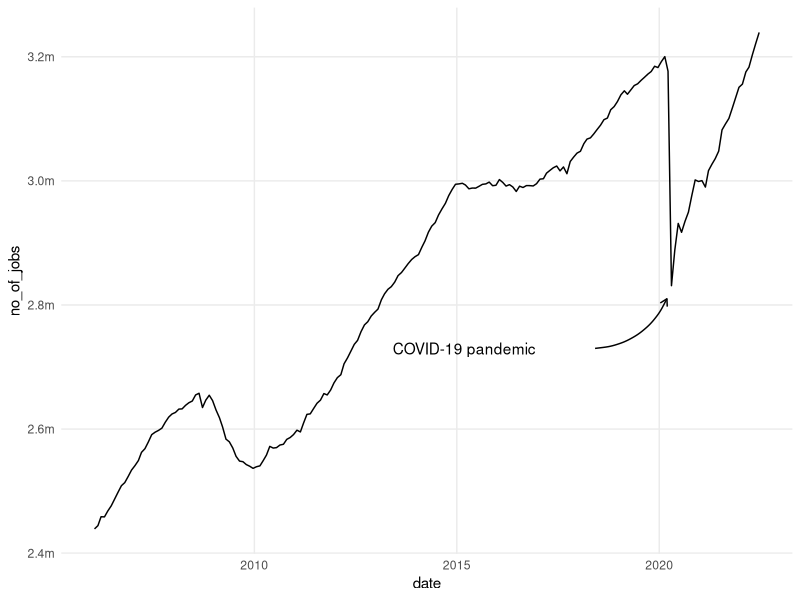

Source code (R):
library(tidyverse)
library(lubridate)

#reading in data that I copied and pasted
data <- tibble::tribble(
             ~date, ~no_of_jobs,
    "January 2006",    2439100L,
   "February 2006",    2444400L,
      "March 2006",    2458700L,
      "April 2006",    2458500L,
        "May 2006",    2468000L,
       "June 2006",    2476300L,
       "July 2006",    2487000L,
     "August 2006",    2498100L,
  "September 2006",    2508800L,
    "October 2006",    2513700L,
   "November 2006",    2523700L,
   "December 2006",    2533900L,
    "January 2007",    2541100L,
   "February 2007",    2549300L,
      "March 2007",    2562500L,
      "April 2007",    2568400L,
        "May 2007",    2579000L,
       "June 2007",    2591000L,
       "July 2007",    2594900L,
     "August 2007",    2597800L,
  "September 2007",    2601500L,
    "October 2007",    2610900L,
   "November 2007",    2619200L,
   "December 2007",    2624300L,
    "January 2008",    2626800L,
   "February 2008",    2632200L,
      "March 2008",    2632500L,
      "April 2008",    2638200L,
        "May 2008",    2642400L,
       "June 2008",    2645200L,
       "July 2008",    2655000L,
     "August 2008",    2657700L,
  "September 2008",    2634700L,
    "October 2008",    2646700L,
   "November 2008",    2654500L,
   "December 2008",    2645900L,
    "January 2009",    2630800L,
   "February 2009",    2618300L,
      "March 2009",    2603500L,
      "April 2009",    2583700L,
        "May 2009",    2579500L,
       "June 2009",    2569600L,
       "July 2009",    2556000L,
     "August 2009",    2548400L,
  "September 2009",    2547400L,
    "October 2009",    2542800L,
   "November 2009",    2540100L,
   "December 2009",    2536700L,
    "January 2010",    2539300L,
   "February 2010",    2540700L,
      "March 2010",    2548700L,
      "April 2010",    2558100L,
        "May 2010",    2572100L,
       "June 2010",    2569400L,
       "July 2010",    2570100L,
     "August 2010",    2574300L,
  "September 2010",    2575500L,
    "October 2010",    2583400L,
   "November 2010",    2586400L,
   "December 2010",    2591100L,
    "January 2011",    2598200L,
   "February 2011",    2595400L,
      "March 2011",    2609400L,
      "April 2011",    2623700L,
        "May 2011",    2624500L,
       "June 2011",    2633300L,
       "July 2011",    2641600L,
     "August 2011",    2646600L,
  "September 2011",    2657200L,
    "October 2011",    2655000L,
   "November 2011",    2663000L,
   "December 2011",    2674400L,
    "January 2012",    2683000L,
   "February 2012",    2687600L,
      "March 2012",    2705200L,
      "April 2012",    2714700L,
        "May 2012",    2725400L,
       "June 2012",    2736500L,
       "July 2012",    2743000L,
     "August 2012",    2757000L,
  "September 2012",    2767900L,
    "October 2012",    2773000L,
   "November 2012",    2782200L,
   "December 2012",    2788000L,
    "January 2013",    2793400L,
   "February 2013",    2808500L,
      "March 2013",    2817900L,
      "April 2013",    2825300L,
        "May 2013",    2829500L,
       "June 2013",    2836900L,
       "July 2013",    2847300L,
     "August 2013",    2852300L,
  "September 2013",    2859600L,
    "October 2013",    2866800L,
   "November 2013",    2873300L,
   "December 2013",    2877800L,
    "January 2014",    2881100L,
   "February 2014",    2893200L,
      "March 2014",    2903200L,
      "April 2014",    2917400L,
        "May 2014",    2927100L,
       "June 2014",    2932700L,
       "July 2014",    2945000L,
     "August 2014",    2954800L,
  "September 2014",    2963800L,
    "October 2014",    2976200L,
   "November 2014",    2986200L,
   "December 2014",    2994500L,
    "January 2015",    2995100L,
   "February 2015",    2996100L,
      "March 2015",    2993300L,
      "April 2015",    2987200L,
        "May 2015",    2988400L,
       "June 2015",    2988300L,
       "July 2015",    2991200L,
     "August 2015",    2994400L,
  "September 2015",    2995100L,
    "October 2015",    2998000L,
   "November 2015",    2992200L,
   "December 2015",    2992900L,
    "January 2016",    3002100L,
   "February 2016",    2997400L,
      "March 2016",    2991600L,
      "April 2016",    2993900L,
        "May 2016",    2990200L,
       "June 2016",    2982900L,
       "July 2016",    2991400L,
     "August 2016",    2989300L,
  "September 2016",    2992400L,
    "October 2016",    2992300L,
   "November 2016",    2991800L,
   "December 2016",    2995400L,
    "January 2017",    3002800L,
   "February 2017",    3003400L,
      "March 2017",    3012400L,
      "April 2017",    3016900L,
        "May 2017",    3021100L,
       "June 2017",    3023900L,
       "July 2017",    3016100L,
     "August 2017",    3022400L,
  "September 2017",    3011500L,
    "October 2017",    3031200L,
   "November 2017",    3038400L,
   "December 2017",    3044700L,
    "January 2018",    3047700L,
   "February 2018",    3060000L,
      "March 2018",    3067300L,
      "April 2018",    3069300L,
        "May 2018",    3075600L,
       "June 2018",    3082900L,
       "July 2018",    3089700L,
     "August 2018",    3098600L,
  "September 2018",    3101200L,
    "October 2018",    3114600L,
   "November 2018",    3119700L,
   "December 2018",    3127900L,
    "January 2019",    3138700L,
   "February 2019",    3145100L,
      "March 2019",    3139600L,
      "April 2019",    3146700L,
        "May 2019",    3153600L,
       "June 2019",    3156400L,
       "July 2019",    3161800L,
     "August 2019",    3166800L,
  "September 2019",    3172000L,
    "October 2019",    3176200L,
   "November 2019",    3184700L,
   "December 2019",    3182600L,
    "January 2020",    3192200L,
   "February 2020",    3200200L,
      "March 2020",    3176700L,
      "April 2020",    2831100L,
        "May 2020",    2888200L,
       "June 2020",    2931400L,
       "July 2020",    2917100L,
     "August 2020",    2934700L,
  "September 2020",    2949600L,
    "October 2020",    2975900L,
   "November 2020",    3001500L,
   "December 2020",    2999000L,
    "January 2021",    3000400L,
   "February 2021",    2990000L,
      "March 2021",    3016500L,
      "April 2021",    3026800L,
        "May 2021",    3035900L,
       "June 2021",    3047900L,
       "July 2021",    3082100L,
     "August 2021",    3091700L,
  "September 2021",    3100600L,
    "October 2021",    3116800L,
   "November 2021",    3134100L,
   "December 2021",    3150800L,
    "January 2022",    3155900L,
   "February 2022",    3175500L,
      "March 2022",    3183200L,
      "April 2022",    3203300L,
        "May 2022",    3221300L,
       "June 2022",    3239200L
  )

#this is just a basic line chart
p <- data %>%
  mutate(date = mdy(date)) %>%
  ggplot() +
  geom_line(aes(x = date, y = no_of_jobs)) +
  scale_y_continuous(labels = scales::label_number(suffix = "m", scale = 1e-6, accuracy = 0.1)) +
  theme_minimal() +
  theme(panel.grid.minor = element_blank())

#here we use the annotate function to add our arrow and text annotation
p + 
  annotate(geom = "text", x = as.Date("2013-06-01"), y = 2730000, label = "COVID-19 pandemic", hjust = "left") +
  annotate(
    geom = "curve", x = as.Date("2018-06-01"), y = 2730000, xend = as.Date("2020-03-10"), yend = 2810000, 
    curvature = .3, arrow = arrow(length = unit(2, "mm"))
  ) 
